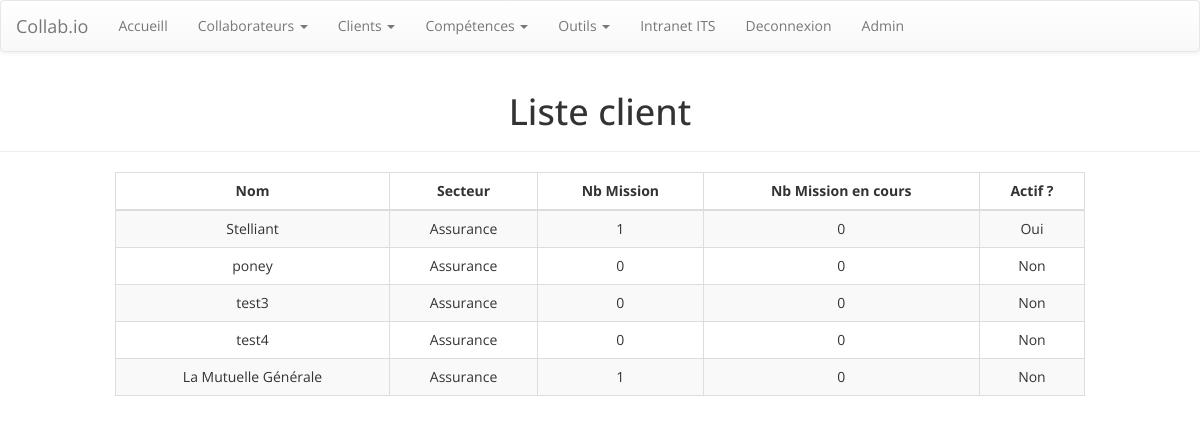
/client/ (signed in), run on the app's committed database.
### collab/models.py (models this page shows, shortened)
class client(models.Model):
    nomClient = models.CharField(max_length=250)
    domaineClient = models.ForeignKey(domaine, on_delete=models.CASCADE)
    logoClient = models.ImageField(upload_to='collab/static/collab', blank=True, null=True)

class domaine(models.Model):
    nomDomaine = models.CharField(max_length=300)
    def __str__(self):
        return self.nomDomaine
    class Meta:
        verbose_name = 'Secteur Client'

### collab/views.py (the view)
# urls.py: path('client/', views.liste_client, name='liste_client'),
def liste_client(request):
    template = loader.get_template('collab/liste_client2.html')
    client_list= client.objects.all().order_by('id')
    page = request.GET.get('page', 1)
    paginator = Paginator(client_list, 10)
    try:
        clients= paginator.page(page)
    except PageNotAnInteger:
        clients = paginator.page(1)
    except EmptyPage:
        clients = paginator.page(paginator.num_pages)
    context={'clients':clients}
    return HttpResponse(template.render(context, request))

### collab/templatetags/collab_extras.py (called while the page is built)
@register.filter(name='recup_mission')
def recup_mission(id_client):
    nb = experiences.objects.filter(client=id_client).count()
    return nb

@register.filter(name='recup_mission_en_cours')
def recup_mission_en_cours(id_client):
    nb = experiences.objects.filter(dateFin__gte=datetime.date.today(),client=id_client).count()
    return nb

@register.filter(name='statut_client')
def statut_client(id_client):
    nb = experiences.objects.filter(dateFin__gte=datetime.date.today(),client=id_client).count()
    nb2 = experiences.objects.filter(dateFin=None,client=id_client).count()
    if nb > 0:
        return "Oui"
    elif nb2 > 0:
        return "Oui"
    else:
        return "Non"

### collab/templates/collab/liste_client2.html (shortened to what this page needs)
{% extends 'collab/base.html' %}
{% load collab_extras %}
{% block content %}
    <div class="page-header">
        <h1 class="text-center">Liste client</h1></div>
    <div class="container" id="container">
        <div class="row">
            <div class="col-lg-10 col-lg-offset-1 col-md-10 col-md-offset-1 col-sm-10 col-sm-offset-1 col-xs-12">
                <div class="table-responsive" id="liste-consultant">
                    <table class="table table-striped table-bordered table-hover">
                        <thead>
                            <tr class="text-center">
                                <th class="text-center">Nom </th>
                                <th class="hidden-xs hidden-sm text-center">Secteur </th>
                                <th class="text-center">Nb Mission</th>
                                <th class="text-center">Nb Mission en cours</th>
                                <th class="hidden-xs hidden-sm text-center">Actif ?</th>
                            </tr>
                        </thead>
                        <tbody>
                            {% for client in clients %}
                            {% with truc=client.pk %}
                            <tr>
                                <td>{{client.nomClient}} </td>
                                <td class="hidden-xs hidden-sm">{{client.domaineClient}} </td>
                                <td>{{truc|recup_mission}} </td>
                                <td>{{truc|recup_mission_en_cours}} </td>
                                <td class="hidden-xs hidden-sm">{{truc|statut_client}}</td>
                            </tr>
                            {% endwith %}
                            {% endfor %}
                        </tbody>
                    </table>
                </div>
            </div>
        </div>
    </div>
{% endblock %}

### collab/static/collab/assets/css/styles.css (style rules this page uses)
div#liste-consultant.table-responsive { text-align:center; }
table th.text-center, table td.text-center { text-align:center; }
.table > tbody > tr > td { vertical-align:middle; }

### collab/static/collab/assets/css/Full-Width-Center-Container.css (style rules this page uses)
div#container.container { width:100%; }

### collab/static/collab/assets/css/Simple-Profile-Info.css (style rules this page uses)
* { -webkit-border-radius:0 0 0 0; border-radius:0 0 0 0; font-family:'Open Sans'; }

### data on the page
client: nomClient "Stelliant", domaineClient "Assurance", pk|recup_mission "1", pk|recup_mission_en_cours "0", pk|statut_client "Oui"
client: nomClient "poney", domaineClient "Assurance", pk|recup_mission "0", pk|recup_mission_en_cours "0", pk|statut_client "Non"
client: nomClient "test3", domaineClient "Assurance", pk|recup_mission "0", pk|recup_mission_en_cours "0", pk|statut_client "Non"
client: nomClient "test4", domaineClient "Assurance", pk|recup_mission "0", pk|recup_mission_en_cours "0", pk|statut_client "Non"
client: nomClient "La Mutuelle Générale", domaineClient "Assurance", pk|recup_mission "1", pk|recup_mission_en_cours "0", pk|statut_client "Non"
